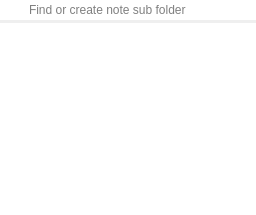
           <widget class="QWidget" name="tab_folders">
            <attribute name="icon">
             <iconset resource="breeze-dark-qownnotes.qrc">
              <normaloff>:/icons/breeze-dark-qownnotes/16x16/folder.svg</normaloff>:/icons/breeze-dark-qownnotes/16x16/folder.svg</iconset>
            </attribute>
            <attribute name="title">
             <string/>
            </attribute>
            <layout class="QHBoxLayout" name="horizontalLayout_4">
         <property name="leftMargin">
          <number>0</number>
         </property>
         <property name="topMargin">
          <number>0</number>
         </property>
         <property name="rightMargin">
          <number>0</number>
         </property>
         <property name="bottomMargin">
          <number>0</number>
         </property>
         <item>
          <widget class="QFrame" name="noteSubFolderFrame">
           <property name="frameShape">
            <enum>QFrame::NoFrame</enum>
           </property>
           <property name="frameShadow">
            <enum>QFrame::Raised</enum>
           </property>
           <layout class="QVBoxLayout" name="verticalLayout_4">
            <property name="spacing">
             <number>3</number>
            </property>
            <property name="leftMargin">
             <number>0</number>
            </property>
            <property name="topMargin">
             <number>0</number>
            </property>
            <property name="rightMargin">
             <number>0</number>
            </property>
            <property name="bottomMargin">
             <number>0</number>
            </property>
            <item>
             <widget class="LineEdit" name="noteSubFolderLineEdit">
              <property name="styleSheet">
               <string notr="true">QLineEdit {
	border: none;
	padding: 2px 5px 2px 27px;
	background-image: url(:/images/search-notes.svg);
	background-repeat: no-repeat;
	background-position: center left;
	margin-right: 0px;
}
</string>
              </property>
              <property name="placeholderText">
               <string>Find or create note sub folder</string>
              </property>
              <property name="clearButtonEnabled">
               <bool>true</bool>
              </property>
             </widget>
            </item>
            <item>
             <widget class="QTreeWidget" name="noteSubFolderTreeWidget">
              <property name="contextMenuPolicy">
               <enum>Qt::CustomContextMenu</enum>
              </property>
              <property name="frameShape">
               <enum>QFrame::NoFrame</enum>
              </property>
              <property name="editTriggers">
               <set>QAbstractItemView::EditKeyPressed</set>
              </property>
              <property name="selectionMode">
               <enum>QAbstractItemView::ExtendedSelection</enum>
              </property>
              <property name="headerHidden">
               <bool>true</bool>
              </property>
              <column>
               <property name="text">
                <string notr="true">Name</string>
               </property>
              </column>
              <column>
               <property name="text">
                <string notr="true">Note count</string>
               </property>
              </column>
             </widget>
            </item>
           </layout>
          </widget>
         </item>
            </layout>
           </widget>
